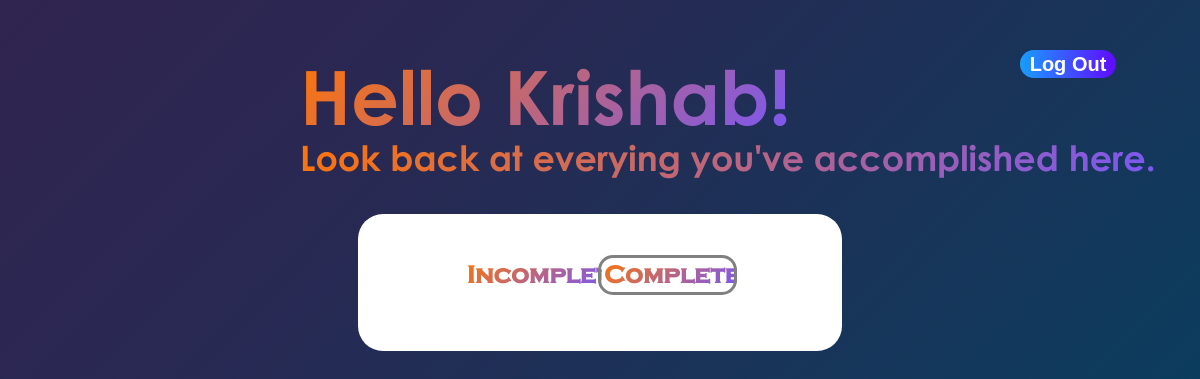
The page /completed/ (signed in) on the database as committed earlier.
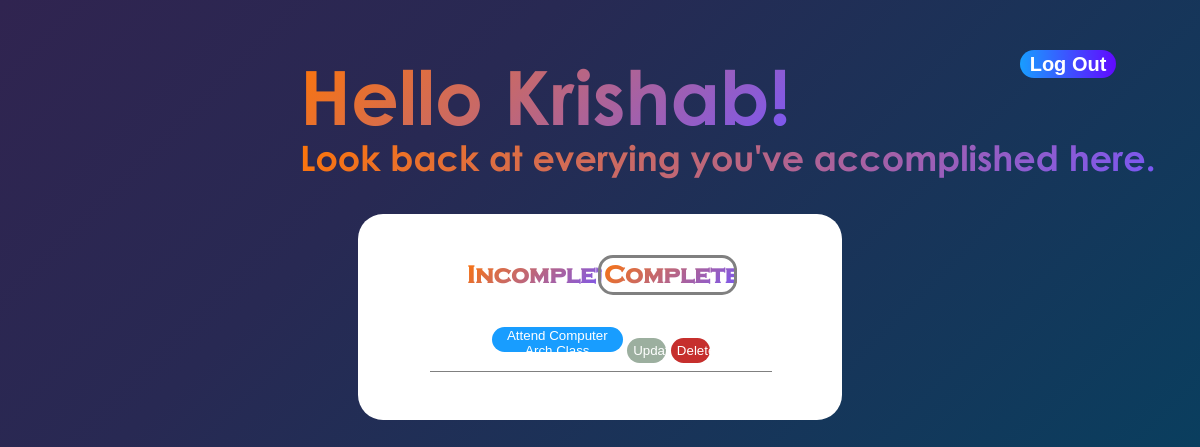
The same page on the database as committed later.
### main/models.py (models this page shows, shortened)
class Task(models.Model):
    title = models.CharField(max_length=30)
    description = models.TextField(max_length=175,  blank = True)
    completion = models.BooleanField(default=False)
    due_date = models.DateField(blank = True, null = True)
    date_created = models.DateTimeField(default = timezone.now)
    author = models.ForeignKey(User, on_delete = models.CASCADE)

### main/views.py (the view)
# urls.py: path("completed/", login_required(views.CompletedView.as_view()), name = "completed"),
class CompletedView(ListView):
    model = Task
    template_name = "main/Completed.html"
    context_object_name = "tasks"
    ordering = ['date_created']
    def get_queryset(self):
        base = super().get_queryset()
        data = base.filter(author = self.request.user, completion = True)
        return data

### main/templates/main/Completed.html (shortened to what this page needs)
{% extends 'main/base.html' %} {% load static %}
{% block css %}<link rel="stylesheet" href="{% static 'main/main.css' %}">{% endblock css %}
{%block content %}
<div>
  <div>
    <a href="{% url 'logout' %}"><button class = "logout-button">Log Out</button></a>
  </div>
  <div>
    <h1 class="username">Hello {{user.first_name}}!</h1>
    <h3 class="message">Look back at everying you've accomplished here.</h3>
  </div>
  <div class="completed-main-panel">
    <div>
      <a href="{% url 'incompleted' %}"
        ><button class="incomplete-button">Incomplete</button></a
      ><a href="{% url 'completed' %}"
        ><button class="completed-button-active">Completed</button></a
      >
    </div>
    <div>
      <ul>
        {% for task in tasks %}
        <li class="task-list">
          <a href="{% url 'taskDetail' pk=task.pk%}"
            ><button class="task-detail">{{task.title}}</button></a
          >
          <a href="{% url 'taskUpdate' pk=task.pk%}"
            ><button class="update-button">Update</button></a
          >
          <a href="{% url 'taskDelete' pk=task.pk%}"
            ><button class="delete-button">Delete</button></a
          >
        </li>
        {% endfor %}
      </ul>
    </div>
  </div>
</div>
{% endblock content %}

Rows that differ between the two databases and show on the page:
now on this page (row edited): Task: title "Attend Computer Arch Class"
